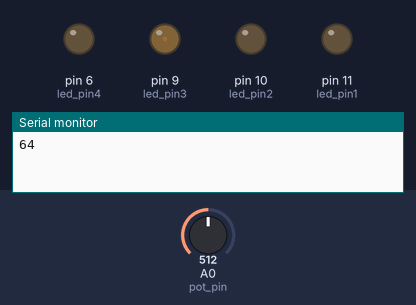
This sketch was run on a simulated Arduino Uno, built with avr-gcc and run on an emulated ATmega328P. Parts: output pins drawn as LEDs (lit = HIGH), the last lines printed to the serial monitor. The test bench sets the inputs (shaded band); at power-on: A0 (pot_pin) = 512.

Above: at 1.2 s.
1.3 s: A0 (pot_pin) set to 0
4.3 s: A0 (pot_pin) set to 28
7.3 s: A0 (pot_pin) set to 34
10.3 s: A0 (pot_pin) set to 122
At 10.48 s:
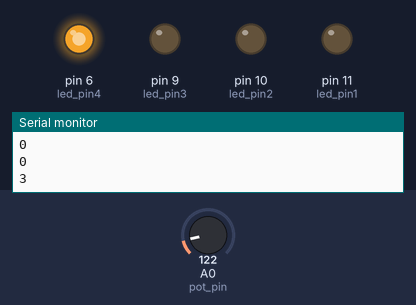
13.3 s: A0 (pot_pin) set to 716
At 29.14 s:
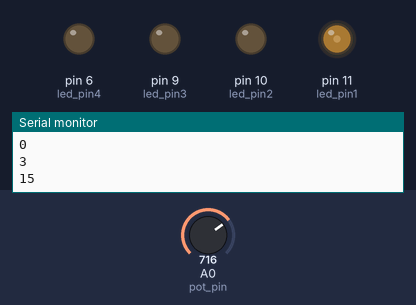
Timing chart, 0 to 29.2 s (numbered marks = the images above; inputs shaded):
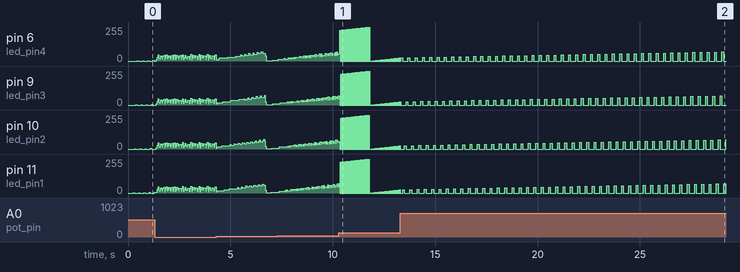

The sketch:

ParticipacionEnClase.ino
```cpp
// Participacion En Clase

// Variables

int led_pin1 = 11;
int led_pin2 = 10;
int led_pin3 = 9;
int led_pin4 = 6;
int pot_pin = 0;

void setup()
{

  Serial.begin(9600);

}

void loop()

{
  Serial.println(delayVal());
  //Bucle de incremento del brillo

  for (int brillo = 0; brillo <= 255; brillo++){

  	analogWrite(led_pin1,brillo);
    delay(delayVal());
    analogWrite(led_pin1,LOW);

    analogWrite(led_pin2,brillo);
    delay(delayVal());
    analogWrite(led_pin2,LOW);

    analogWrite(led_pin3,brillo);
    delay(delayVal());
    analogWrite(led_pin3,LOW);

    analogWrite(led_pin4,brillo);
    delay(delayVal());
    analogWrite(led_pin4,LOW);

  }


}

//Funcion calculo del retardo

int delayVal(){

  int v;
  v = analogRead(pot_pin);
  v = v/8; // 0 - 128

  return v;

}
```
